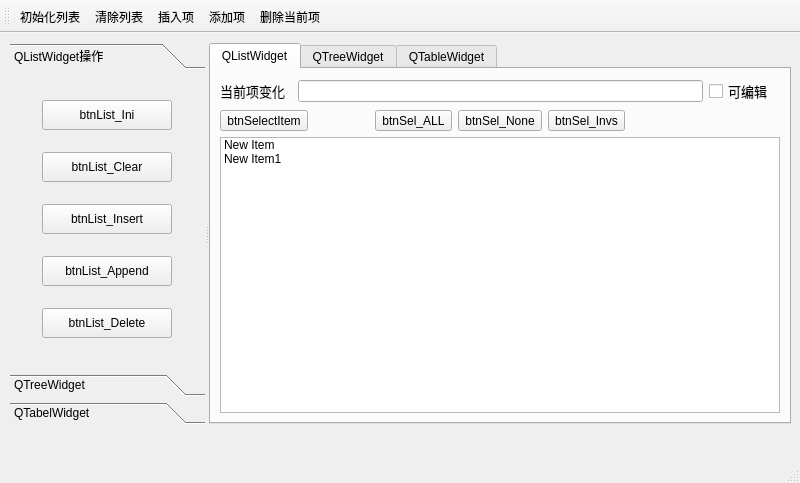
<?xml version="1.0" encoding="UTF-8"?>
<ui version="4.0">
 <class>MainWindow</class>
 <widget class="QMainWindow" name="MainWindow">
  <property name="geometry">
   <rect>
    <x>0</x>
    <y>0</y>
    <width>800</width>
    <height>483</height>
   </rect>
  </property>
  <property name="windowTitle">
   <string>MainWindow</string>
  </property>
  <widget class="QWidget" name="centralwidget">
   <widget class="QSplitter" name="splitter">
    <property name="geometry">
     <rect>
      <x>10</x>
      <y>10</y>
      <width>781</width>
      <height>381</height>
     </rect>
    </property>
    <property name="orientation">
     <enum>Qt::Horizontal</enum>
    </property>
    <widget class="QToolBox" name="toolBox">
     <property name="maximumSize">
      <size>
       <width>16777215</width>
       <height>16777215</height>
      </size>
     </property>
     <property name="currentIndex">
      <number>0</number>
     </property>
     <widget class="QWidget" name="page">
      <property name="geometry">
       <rect>
        <x>0</x>
        <y>0</y>
        <width>152</width>
        <height>291</height>
       </rect>
      </property>
      <attribute name="icon">
       <iconset>
        <normaloff>Image/icons/list.ico</normaloff>Image/icons/list.ico</iconset>
      </attribute>
      <attribute name="label">
       <string>QListWidget操作</string>
      </attribute>
      <layout class="QGridLayout" name="gridLayout">
       <item row="0" column="0">
        <widget class="QToolButton" name="btnList_Ini">
         <property name="minimumSize">
          <size>
           <width>130</width>
           <height>30</height>
          </size>
         </property>
         <property name="text">
          <string>btnList_Ini</string>
         </property>
        </widget>
       </item>
       <item row="1" column="0">
        <widget class="QToolButton" name="btnList_Clear">
         <property name="minimumSize">
          <size>
           <width>130</width>
           <height>30</height>
          </size>
         </property>
         <property name="text">
          <string>btnList_Clear</string>
         </property>
        </widget>
       </item>
       <item row="2" column="0">
        <widget class="QToolButton" name="btnList_Insert">
         <property name="minimumSize">
          <size>
           <width>130</width>
           <height>30</height>
          </size>
         </property>
         <property name="text">
          <string>btnList_Insert</string>
         </property>
        </widget>
       </item>
       <item row="3" column="0">
        <widget class="QToolButton" name="btnList_Append">
         <property name="minimumSize">
          <size>
           <width>130</width>
           <height>30</height>
          </size>
         </property>
         <property name="text">
          <string>btnList_Append</string>
         </property>
        </widget>
       </item>
       <item row="4" column="0">
        <widget class="QToolButton" name="btnList_Delete">
         <property name="minimumSize">
          <size>
           <width>130</width>
           <height>30</height>
          </size>
         </property>
         <property name="text">
          <string>btnList_Delete</string>
         </property>
        </widget>
       </item>
      </layout>
     </widget>
     <widget class="QWidget" name="page_2">
      <property name="geometry">
       <rect>
        <x>0</x>
        <y>0</y>
        <width>152</width>
        <height>291</height>
       </rect>
      </property>
      <attribute name="icon">
       <iconset>
        <normaloff>Image/icons/tree.ico</normaloff>Image/icons/tree.ico</iconset>
      </attribute>
      <attribute name="label">
       <string>QTreeWidget</string>
      </attribute>
     </widget>
     <widget class="QWidget" name="page_3">
      <attribute name="icon">
       <iconset>
        <normaloff>Image/icons/tabel.ico</normaloff>Image/icons/tabel.ico</iconset>
      </attribute>
      <attribute name="label">
       <string>QTabelWidget</string>
      </attribute>
     </widget>
    </widget>
    <widget class="QTabWidget" name="tabWidget">
     <property name="currentIndex">
      <number>0</number>
     </property>
     <widget class="QWidget" name="tab">
      <attribute name="title">
       <string>QListWidget</string>
      </attribute>
      <layout class="QGridLayout" name="gridLayout_2">
       <item row="1" column="3">
        <widget class="QToolButton" name="btnSel_None">
         <property name="text">
          <string>btnSel_None</string>
         </property>
        </widget>
       </item>
       <item row="0" column="6">
        <widget class="QCheckBox" name="checkBox">
         <property name="font">
          <font>
           <pointsize>10</pointsize>
          </font>
         </property>
         <property name="text">
          <string>可编辑</string>
         </property>
        </widget>
       </item>
       <item row="2" column="0" colspan="7">
        <widget class="QListWidget" name="listWidget">
         <item>
          <property name="text">
           <string>New Item</string>
          </property>
          <property name="flags">
           <set>ItemIsSelectable|ItemIsEditable|ItemIsDragEnabled|ItemIsUserCheckable|ItemIsEnabled</set>
          </property>
         </item>
         <item>
          <property name="text">
           <string>New Item1</string>
          </property>
          <property name="flags">
           <set>ItemIsSelectable|ItemIsEditable|ItemIsDragEnabled|ItemIsUserCheckable|ItemIsEnabled</set>
          </property>
         </item>
        </widget>
       </item>
       <item row="0" column="0">
        <widget class="QLabel" name="label">
         <property name="font">
          <font>
           <pointsize>10</pointsize>
          </font>
         </property>
         <property name="text">
          <string>当前项变化</string>
         </property>
        </widget>
       </item>
       <item row="0" column="1" colspan="5">
        <widget class="QLineEdit" name="lineEdit"/>
       </item>
       <item row="1" column="2">
        <widget class="QToolButton" name="btnSel_ALL">
         <property name="text">
          <string>btnSel_ALL</string>
         </property>
        </widget>
       </item>
       <item row="1" column="4">
        <widget class="QToolButton" name="btnSel_Invs">
         <property name="text">
          <string>btnSel_Invs</string>
         </property>
        </widget>
       </item>
       <item row="1" column="0" colspan="2">
        <widget class="QToolButton" name="btnSelectItem">
         <property name="text">
          <string>btnSelectItem</string>
         </property>
        </widget>
       </item>
      </layout>
     </widget>
     <widget class="QWidget" name="tab_2">
      <attribute name="title">
       <string>QTreeWidget</string>
      </attribute>
     </widget>
     <widget class="QWidget" name="tab_3">
      <attribute name="title">
       <string>QTableWidget</string>
      </attribute>
     </widget>
    </widget>
   </widget>
  </widget>
  <widget class="QMenuBar" name="menubar">
   <property name="geometry">
    <rect>
     <x>0</x>
     <y>0</y>
     <width>800</width>
     <height>21</height>
    </rect>
   </property>
  </widget>
  <widget class="QStatusBar" name="statusbar"/>
  <widget class="QToolBar" name="toolBar">
   <property name="windowTitle">
    <string>toolBar</string>
   </property>
   <property name="toolButtonStyle">
    <enum>Qt::ToolButtonTextUnderIcon</enum>
   </property>
   <attribute name="toolBarArea">
    <enum>TopToolBarArea</enum>
   </attribute>
   <attribute name="toolBarBreak">
    <bool>false</bool>
   </attribute>
   <addaction name="actList_Ini"/>
   <addaction name="actList_Clear"/>
   <addaction name="actList_Insert"/>
   <addaction name="actList_Append"/>
   <addaction name="actList_Delete"/>
  </widget>
  <action name="actList_Ini">
   <property name="icon">
    <iconset>
     <normaloff>Image/icons/initial.jpg</normaloff>Image/icons/initial.jpg</iconset>
   </property>
   <property name="text">
    <string>初始化列表</string>
   </property>
   <property name="toolTip">
    <string>初始化列表</string>
   </property>
   <property name="shortcut">
    <string>Ctrl+I</string>
   </property>
  </action>
  <action name="actList_Clear">
   <property name="icon">
    <iconset>
     <normaloff>Image/icons/clear.jpg</normaloff>Image/icons/clear.jpg</iconset>
   </property>
   <property name="text">
    <string>清除列表</string>
   </property>
   <property name="toolTip">
    <string>清除列表</string>
   </property>
  </action>
  <action name="actList_Insert">
   <property name="icon">
    <iconset>
     <normaloff>Image/icons/insert.jpg</normaloff>Image/icons/insert.jpg</iconset>
   </property>
   <property name="text">
    <string>插入项</string>
   </property>
   <property name="toolTip">
    <string>插入项</string>
   </property>
   <property name="shortcut">
    <string>Ctrl+S</string>
   </property>
  </action>
  <action name="actList_Append">
   <property name="icon">
    <iconset>
     <normaloff>Image/icons/append.jpg</normaloff>Image/icons/append.jpg</iconset>
   </property>
   <property name="text">
    <string>添加项</string>
   </property>
   <property name="toolTip">
    <string>添加项</string>
   </property>
   <property name="shortcut">
    <string>Ctrl+A</string>
   </property>
  </action>
  <action name="actList_Delete">
   <property name="icon">
    <iconset>
     <normaloff>Image/icons/delete.jpg</normaloff>Image/icons/delete.jpg</iconset>
   </property>
   <property name="text">
    <string>删除当前项</string>
   </property>
   <property name="toolTip">
    <string>删除当前项</string>
   </property>
   <property name="shortcut">
    <string>Del</string>
   </property>
  </action>
  <action name="actSel_ALL">
   <property name="text">
    <string>全选</string>
   </property>
   <property name="toolTip">
    <string>全选</string>
   </property>
  </action>
  <action name="actSel_None">
   <property name="text">
    <string>全不选</string>
   </property>
   <property name="toolTip">
    <string>全不选</string>
   </property>
  </action>
  <action name="actSel_Invs">
   <property name="text">
    <string>反选</string>
   </property>
   <property name="toolTip">
    <string>反选</string>
   </property>
  </action>
  <action name="actQuit">
   <property name="icon">
    <iconset>
     <normaloff>Image/icons/quit.jpg</normaloff>Image/icons/quit.jpg</iconset>
   </property>
   <property name="text">
    <string>退出</string>
   </property>
   <property name="toolTip">
    <string>退出程序</string>
   </property>
  </action>
  <action name="actSelPopMenu">
   <property name="icon">
    <iconset>
     <normaloff>Image/icons/popmenu.jpg</normaloff>Image/icons/popmenu.jpg</iconset>
   </property>
   <property name="text">
    <string>项选择</string>
   </property>
   <property name="toolTip">
    <string>项选择</string>
   </property>
  </action>
 </widget>
 <resources/>
 <connections>
  <connection>
   <sender>actSelPopMenu</sender>
   <signal>triggered()</signal>
   <receiver>actSel_Invs</receiver>
   <slot>trigger()</slot>
   <hints>
    <hint type="sourcelabel">
     <x>-1</x>
     <y>-1</y>
    </hint>
    <hint type="destinationlabel">
     <x>-1</x>
     <y>-1</y>
    </hint>
   </hints>
  </connection>
  <connection>
   <sender>actQuit</sender>
   <signal>triggered()</signal>
   <receiver>MainWindow</receiver>
   <slot>close()</slot>
   <hints>
    <hint type="sourcelabel">
     <x>-1</x>
     <y>-1</y>
    </hint>
    <hint type="destinationlabel">
     <x>399</x>
     <y>241</y>
    </hint>
   </hints>
  </connection>
 </connections>
</ui>
